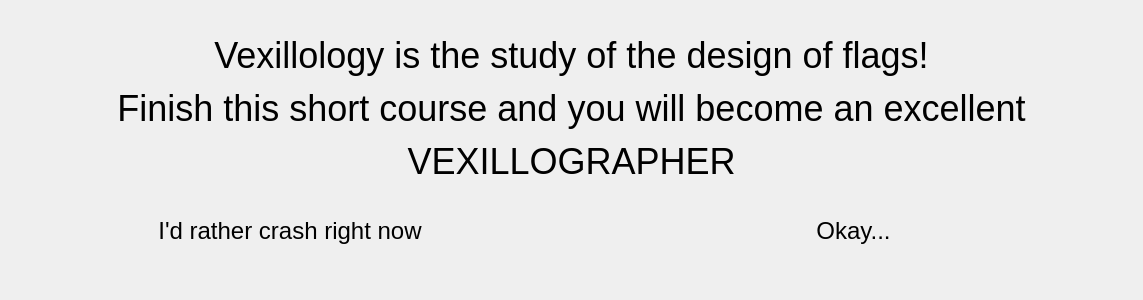
<?xml version="1.0" encoding="UTF-8"?>
<ui version="4.0">
 <class>Definition</class>
 <widget class="QWidget" name="Definition">
  <property name="geometry">
   <rect>
    <x>0</x>
    <y>0</y>
    <width>1143</width>
    <height>300</height>
   </rect>
  </property>
  <property name="windowTitle">
   <string>Form</string>
  </property>
  <layout class="QVBoxLayout" name="verticalLayout">
   <item>
    <widget class="QLabel" name="label">
     <property name="font">
      <font>
       <pointsize>27</pointsize>
      </font>
     </property>
     <property name="text">
      <string>&lt;html&gt;&lt;head/&gt;&lt;body&gt;&lt;p&gt;Vexillology is the study of the design of flags!&lt;/p&gt;&lt;p&gt;Finish this short course and you will become an excellent&lt;/p&gt;&lt;p&gt;VEXILLOGRAPHER&lt;/p&gt;&lt;/body&gt;&lt;/html&gt;</string>
     </property>
     <property name="alignment">
      <set>Qt::AlignCenter</set>
     </property>
     <property name="wordWrap">
      <bool>true</bool>
     </property>
    </widget>
   </item>
   <item>
    <layout class="QHBoxLayout" name="horizontalLayout">
     <item>
      <widget class="QPushButton" name="no">
       <property name="font">
        <font>
         <pointsize>18</pointsize>
        </font>
       </property>
       <property name="text">
        <string>I'd rather crash right now</string>
       </property>
       <property name="flat">
        <bool>true</bool>
       </property>
      </widget>
     </item>
     <item>
      <widget class="QPushButton" name="ok">
       <property name="font">
        <font>
         <pointsize>18</pointsize>
        </font>
       </property>
       <property name="text">
        <string>Okay...</string>
       </property>
       <property name="flat">
        <bool>true</bool>
       </property>
      </widget>
     </item>
    </layout>
   </item>
   <item>
    <spacer name="verticalSpacer">
     <property name="orientation">
      <enum>Qt::Vertical</enum>
     </property>
     <property name="sizeType">
      <enum>QSizePolicy::Maximum</enum>
     </property>
     <property name="sizeHint" stdset="0">
      <size>
       <width>20</width>
       <height>40</height>
      </size>
     </property>
    </spacer>
   </item>
  </layout>
 </widget>
 <resources/>
 <connections/>
</ui>
